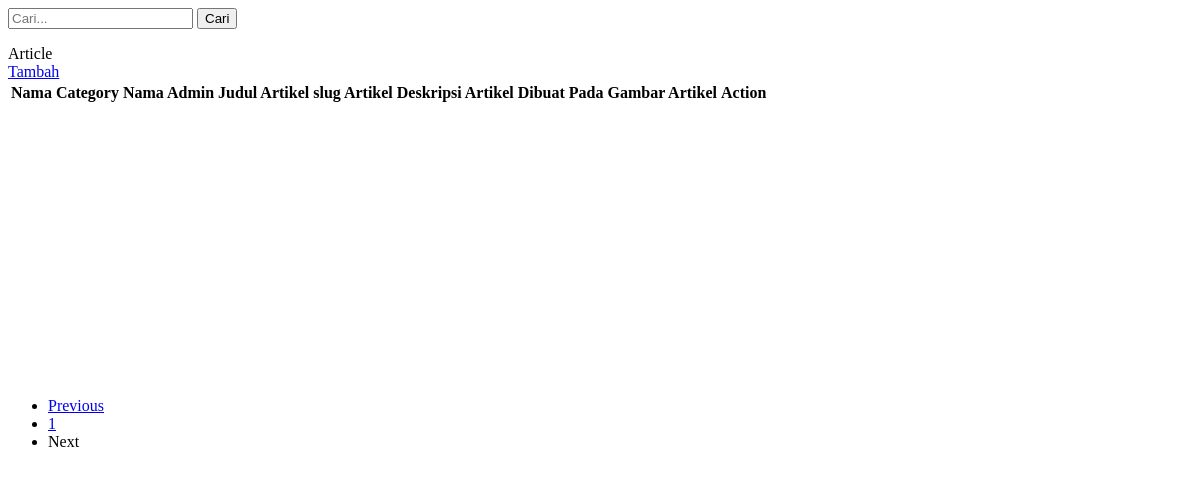
Page /halaman_admin/index_article.php?halaman=index_article&page=2 on the earlier database version.
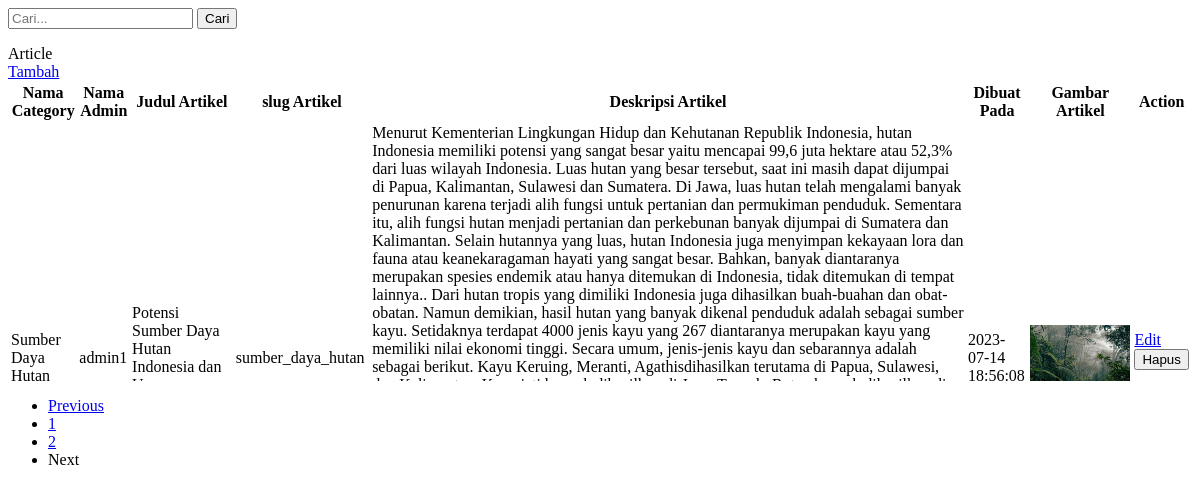
Same page on the later database version.
### tables this page shows
CREATE TABLE `article` (
  `article_id` int(11) NOT NULL,
  `category_id` int(11) NOT NULL,
  `admin_id` int(11) NOT NULL,
  `judul_article` varchar(255) NOT NULL,
  `slug_article` varchar(255) NOT NULL,
  `deskripsi_article` text NOT NULL,
  `gambar_article` varchar(255) NOT NULL,
  `dibuat_pada` datetime NOT NULL
);

CREATE TABLE `category` (
  `category_id` int(11) NOT NULL,
  `judul_category` varchar(255) NOT NULL,
  `slug_category` varchar(255) NOT NULL,
  `deskripsi_category` text NOT NULL,
  `gambar_category` varchar(255) NOT NULL
);

### halaman_admin/index_article.php (the view, shortened to what the changed rows need)
<div class="col py-3">
    <div class="row justify-content-center">
        <div class="col-md-10">
        <div class="card">
                <div class="card-body">
                <div class="table-wrapper-scroll-y my-custom-scrollbar">
                    <table class="table table-stripped table-responsive">
                        <tr>
                            <th>Nama Category</th>
                            <th>Nama Admin</th>
                            <th>Judul Artikel</th>
                            <th>slug Artikel</th>
                            <th>Deskripsi Artikel</th>
                            <th>Dibuat Pada</th>
                            <th>Gambar Artikel</th>
                            <th>Action</th>
                        </tr>
                        <?php
                            require '../koneksi.php';
                            $batas = 5;
                            $halaman = isset($_GET['page'])?(int)$_GET['page'] : 1;
                            $halaman_awal = ($halaman>1) ? ($halaman * $batas) - $batas : 0;
                            $data = mysqli_query($conn,"SELECT * FROM article");
                            $jumlah_data = mysqli_num_rows($data);
                            $total_halaman = ceil($jumlah_data / $batas);
                            if (isset($_GET['cari'])) {
                                $cari = $_GET['cari'];
                                $sql = mysqli_query($conn,"SELECT * FROM article INNER JOIN category ON article.category_id = category.category_id INNER JOIN admin ON article.admin_id = admin.admin_id  WHERE judul_article OR slug_article LIKE '%".$cari."%' limit $halaman_awal, $batas");
                            }else{
                                $sql = mysqli_query($conn,"SELECT * FROM article INNER JOIN category ON article.category_id = category.category_id INNER JOIN admin ON article.admin_id = admin.admin_id limit $halaman_awal, $batas");
                            }
                            while ($row = mysqli_fetch_assoc($sql)) :
                        ?>
                            <tr>
                                <td><?php echo $row['judul_category'] ?></td>
                                <td><?php echo $row['nama'] ?></td>
                                <td><?php echo $row['judul_article'] ?></td>
                                <td><?php echo $row['slug_article'] ?></td>
                                <td><?php echo $row['deskripsi_article'] ?></td>
                                <td><?php echo $row['dibuat_pada'] ?></td>
                                <td><img src="../halaman_admin/gambar_article/<?php echo $row['gambar_article'] ?>" style="width: 100px;"></td>
                                <td>
                                    <a href="template_admin.php?halaman=edit_article&id=<?php echo $row['article_id'] ?>" class="btn btn-sm btn-success">Edit</a>
                                    <form action="#" method="post">
                                        <button type="submit" class="btn btn-sm btn-danger" name="hapus" onclick="return confirm('Apakah anda yakin akan menghapus data ini?')">Hapus</button>
                                    </form>
                                </td>
                            </tr>
                        <?php
                            endwhile;
                        ?>
                    </table>
                </div>
                    <nav>
                        <ul class="pagination justify-content-center">
                            <?php
                            for($x=1;$x<=$total_halaman;$x++){
                                ?>
                                <li class="page-item"><a class="page-link" href="?halaman=index_article&page=<?php echo $x ?>"><?php echo $x; ?></a></li>
                                <?php
                            }
                            ?>
                        </ul>
                    </nav>
                </div>
            </div>
        </div>
    </div>
</div>

Differences in the rows shown:
added article: category.judul_category "Sumber Daya Hutan", admin.nama "admin1", judul_article "Potensi Sumber Daya Hutan Indonesia dan…", slug_article "sumber_daya_hutan", deskripsi_article "Menurut Kementerian Lingkungan Hidup dan Kehutanan Republik Indonesia, hutan Indonesia memiliki potensi yang sangat besar yaitu mencapai 99,6 juta hektare atau 52,3% dari luas wilayah Indonesia. Luas hutan yang besar tersebut, saat ini masih dapat dijumpai di Papua, Kalimantan, Sulawesi dan Sumatera. Di Jawa, luas hutan telah mengalami banyak penurunan karena terjadi alih fungsi untuk pertanian dan permukiman penduduk. Sementara itu, alih fungsi hutan menjadi pertanian dan perkebunan banyak dijumpai di Sumatera dan Kalimantan. Selain hutannya yang luas, hutan Indonesia juga menyimpan kekayaan lora dan fauna atau keanekaragaman hayati yang sangat besar. Bahkan, banyak diantaranya merupakan…", dibuat_pada "2023-07-14 18:56:08", gambar_article (picture)
Other differences:
new list line: "2"
